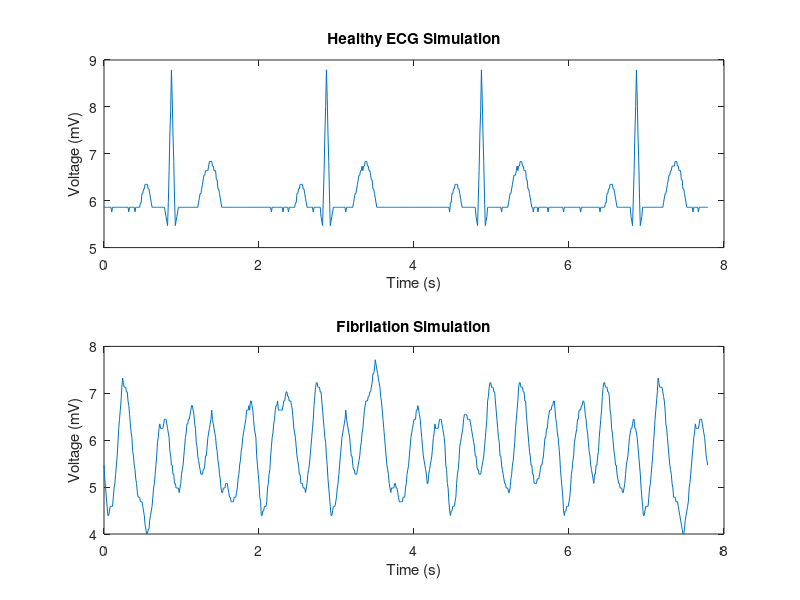
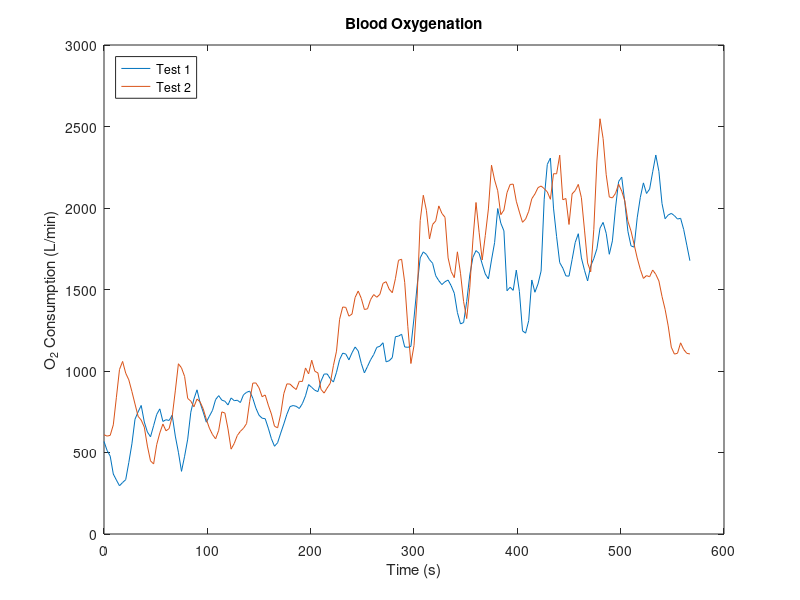

The MATLAB script that drew these images, in order:
% Load the ECG and ERGO files
load('ECG.txt');
load('ERGO.txt');

% Store the important data columns in arrays
ecg_1 = ECG(:,2);
ecg_2 = ECG(:,3);
ergo_1 = ERGO(:,2);
ergo_2 = ERGO(:,4);

% Create time vectors for the respective files
t_ecg = 0:1/100:(7.8-1/100);
t_ergo = 0:3:569;

% Plot the ECG on separate graphs
figure
subplot(2,1,1), plot(t_ecg, ecg_1);
title('Healthy ECG Simulation')
ylabel('Voltage (mV)')
xlabel('Time (s)')
subplot(2,1,2), plot(t_ecg, ecg_2);
title('Fibrilation Simulation')
ylabel('Voltage (mV)')
xlabel('Time (s)')

% Plot the ERGO graphs on the same axis
figure
plot(t_ergo, ergo_1, t_ergo, ergo_2)
title('Blood Oxygenation')
ylabel('O_{2} Consumption (L/min)')
xlabel('Time (s)')
lgd = legend({'Test 1','Test 2'},'Location','northwest');

% Calculate and print the minimum and maximum of each column
fprintf("The minimum from the healthy ECG test is: %f\n", min(ecg_1))
fprintf("The maximum from the healthy ECG test is: %f\n\n", max(ecg_1))
fprintf("The minimum from the damaged ECG test is: %f\n", min(ecg_2))
fprintf("The maximum from the damaged ECG test is: %f\n\n", max(ecg_2))
fprintf("The minimum from the first ERGO test is: %f\n", min(ergo_1))
fprintf("The maximum from the first ERGO test is: %f\n\n", max(ergo_1))
fprintf("The minimum from the second ERGO test is: %f\n", min(ergo_2))
fprintf("The maximum from the second ERGO test is %f\n", max(ergo_2))

